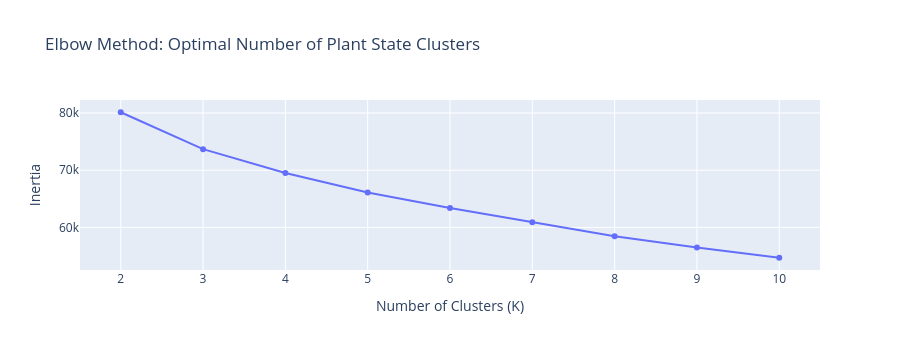

Notebook code cell kept with this figure:
### Markdown cell above
## 3. Clustering Plant States at Action Time

Now let's use unsupervised clustering to discover natural groupings of plant states when actions are taken. If distinct clusters emerge, they represent different "situations" that operators face — and we can then check if specific actions map to specific clusters.

### Code cell
# Use a focused set of features for clustering:
# - Target tag position, momentum, and alarm proximity
# - Key related tags' positions and momenta (use norm_pos + 5m delta for top related tags)
# This avoids the "curse of dimensionality" while capturing meaningful variation

# Select clustering features
cluster_features = (
    ['merged_ctx_alarm_proximity', 'merged_ctx_time_progress_ratio'] +
    [f'merged_ctx_{t}_norm_pos' for t in ['03LIC_1071', '03PIC_1013', '03FIC_3415', 
                                           '03LIC_1016', '03LIC_1085', '03TIC_1142']] +
    [f'merged_ctx_{t}_local_5m_delta_norm' for t in ['03LIC_1071', '03PIC_1013', '03FIC_3415',
                                                      '03LIC_1016', '03LIC_1085', '03TIC_1142']] +
    ['merged_ctx_03LIC_1071_episode_norm_roc']
)

# Prepare data - drop rows with missing context
cluster_data = merged[cluster_features + ['Source', 'merged_action_direction', 'merged_step']].dropna(subset=cluster_features)
print(f"Actions with complete context for clustering: {len(cluster_data)} / {len(merged)}")

# Scale features
scaler = StandardScaler()
X_scaled = scaler.fit_transform(cluster_data[cluster_features])

# Determine optimal K using elbow method
inertias = []
K_range = range(2, 11)
for k in K_range:
    km = KMeans(n_clusters=k, random_state=42, n_init=10)
    km.fit(X_scaled)
    inertias.append(km.inertia_)

fig = px.line(x=list(K_range), y=inertias, markers=True,
              title='Elbow Method: Optimal Number of Plant State Clusters',
              labels={'x': 'Number of Clusters (K)', 'y': 'Inertia'})
fig.update_layout(height=350)
fig.show()

### Figure 1 — Plotly figure (JSON) as saved in the notebook; plotly's stock layout.template omitted (floating-point values rounded to 4 significant figures)
{"data": [{"hovertemplate": "Number of Clusters (K)=%{x}<br>Inertia=%{y}<extra></extra>", "legendgroup": "", "line": {"color": "#636efa", "dash": "solid"}, "marker": {"symbol": "circle"}, "mode": "lines+markers", "name": "", "orientation": "v", "showlegend": false, "type": "scatter", "x": [2, 3, 4, 5, 6, 7, 8, 9, 10], "xaxis": "x", "y": [80140.0, 73690.0, 69500.0, 66110.0, 63400.0, 60890.0, 58470.0, 56500.0, 54700.0], "yaxis": "y"}], "layout": {"height": 350, "legend": {"tracegroupgap": 0}, "title": {"text": "Elbow Method: Optimal Number of Plant State Clusters"}, "xaxis": {"anchor": "y", "domain": [0, 1], "title": {"text": "Number of Clusters (K)"}}, "yaxis": {"anchor": "x", "domain": [0, 1], "title": {"text": "Inertia"}}}}
